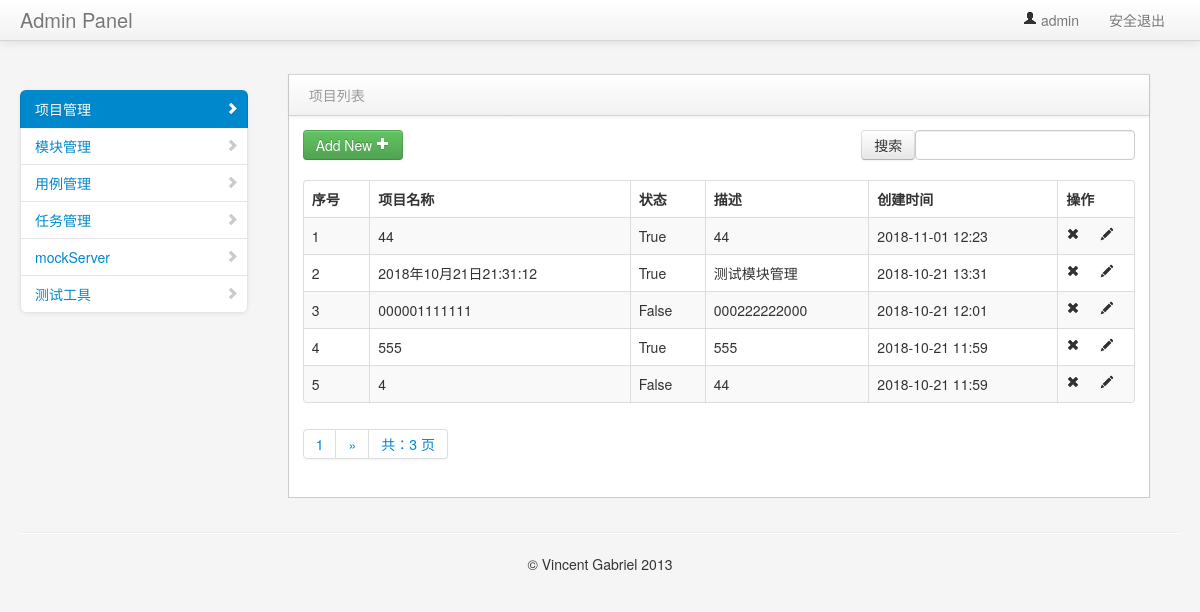
Page /manage/project_manage/ (signed in) on the earlier database version.
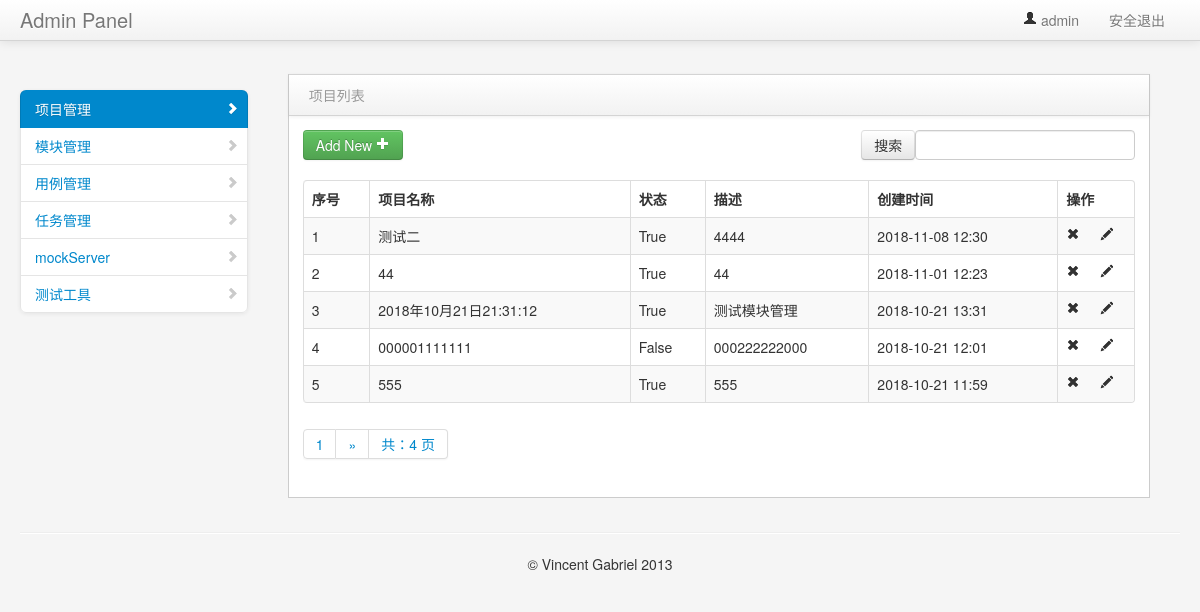
Same page on the later database version.
### project_app/models.py (models this page shows, shortened)
class Project(models.Model):
    title = models.CharField(max_length=50)
    describe = models.TextField("描述",default="")
    status = models.BooleanField("状态",default=True)
    create_time = models.DateTimeField("创建时间",auto_now=True)

### project_app/views/project_views.py (the view)
# urls.py: path("project_manage/", project_views.project_manage),
@login_required #判断用户是否登录
def project_manage(request):
    project_data = Project.objects.all().order_by("-create_time")
    contacts = page(request,project_data)
    username = request.session.get('user1', '')  # 读取浏览器 session
    return render(request, "project_manage.html", {"user": username,"contacts":contacts,
                                                   "type":"list"})

### common/page_help.py (called while the page is built)
def page(request,obj,count=5):
    paginator = Paginator(obj, count)
    page = request.GET.get("page")
    try:
        contacts = paginator.get_page(page)
    except EmptyPage:
        contacts = paginator.page(1)
    except PageNotAnInteger:
        contacts = paginator.page(paginator.num_pages)
    return contacts

### templates/project_manage.html (shortened to what the changed rows need)
{% extends "common/nav.html" %}
    {% block context %}
<div class="span9" id="content">
    <div class="row-fluid">
   {% if type == 'list'%}
         <div class="block">
            <div class="navbar navbar-inner block-header">
                <div class="muted pull-left">项目列表</div>
            </div>
            <div class="block-content collapse in">
                <div class="span12">
                   <div class="table-toolbar">
                      <div class="btn-group">
                         <a href="/manage/add_project/"><button class="btn btn-success">Add New <i class="icon-plus icon-white"></i></button></a>
                      </div>
                      <div class="btn-group pull-right">
                         <div class="dataTables_filter" id="example_filter">
                             <form method="get" action="/manage/search_project/">
                              <input class="btn" type="submit" value="搜索">
                              <label><input type="text" aria-controls="example" id="search_project" name="search_project"></label>
                             </form>
                        </div>
                      </div>
                   </div>
                    <table cellpadding="0" cellspacing="0" border="0" class="table table-striped table-bordered" id="example2">
                        <thead>
                            <tr>
                                <th>序号</th>
                                <th>项目名称</th>
                                <th>状态</th>
                                <th>描述</th>
                                <th>创建时间</th>
                                <th>操作</th>
                            </tr>
                        </thead>
                        <tbody>
                        {% for data in contacts %}
                            <tr class="gradeU">
                                <td>{{forloop.counter }}</td>
                                <td>{{data.title}}</td>
                                <td>{{data.status}}</td>
                                <td class="center">{{data.describe}}</td>
                                <td class="center">{{data.create_time |date:"Y-m-d H:i"}}</td>
                                <td class="center" style="width: 60px;">
                                    <a onclick="del_id('{{ data.id }}')"><i class="icon-remove"></i></a>
                                    <a href="/manage/edit_project/{{ data.id }}/"><i class="icon-pencil"></i></a>
                                </td>
                            </tr>
                        {% endfor %}
                        </tbody>
                    </table>
                </div>
              <div class="pagination">
                <span class="step-links">
                  <ul class="pagination">
                     <li><a href="#">{{ contacts.number }}</a></li>
                    {% if contacts.has_next %}
                      {% if phone %}
                        <li><a href="?search_project={{ search_project }}&page={{ contacts.next_page_number }}">&raquo;</a></li>
                      {% else %}
                       <li><a href="?search_project={{ search_project }}&page={{ contacts.next_page_number }}">&raquo;</a></li>
                      {% endif %}
                    {% endif %}
                    <li><a href="#">共：{{ contacts.paginator.num_pages }} 页</a></li>
                  </ul>
                </span>
              </div>
            </div>
         </div>
    </div>
</div>
 {% endif %}
    {% endblock context %}

Differences in the rows shown:
no longer on this page (row unchanged): Project: title "4", status "False", describe "44", create_time "2018-10-21 11:59"
added Project: title "测试二", status "True", describe "4444", create_time "2018-11-08 12:30"
Other differences:
{{ contacts.paginator.num_pages }}: "3" → "4"
